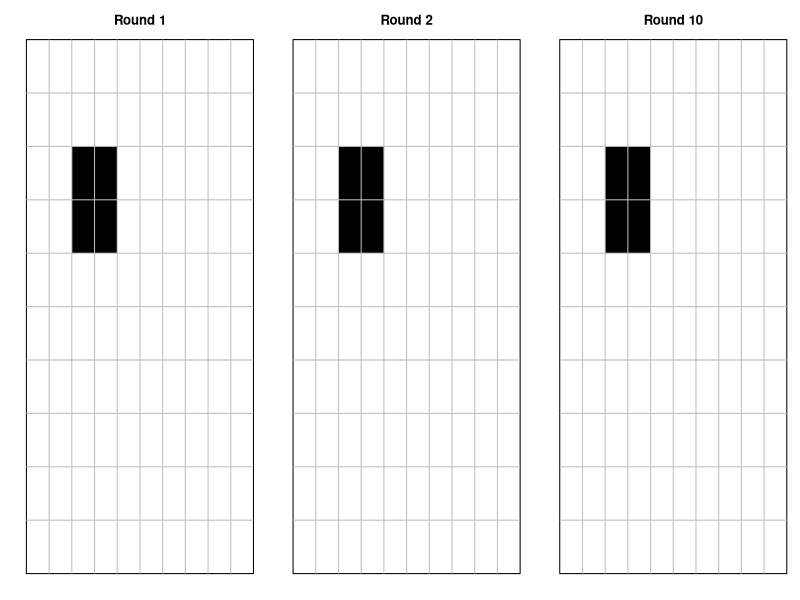

This chart was generated by the following R code:
count_neighbors <- function(grid) {
  n <- nrow(grid)
  m <- ncol(grid)
  neighbors <- matrix(0, nrow = n, ncol = m)
  
  for (r in 1:n) {
    for (c in 1:m) {
      # With wrapping
      r_indices <- ((r + c(-1, 0, 1) - 1) %% n) + 1
      c_indices <- ((c + c(-1, 0, 1) - 1) %% m) + 1
      
      sub_grid <- grid[r_indices, c_indices]
      neighbors[r, c] <- sum(sub_grid) - grid[r, c]
    }
  }
  return(neighbors)
}

step_game <- function(grid) {
  neighbors <- count_neighbors(grid)
  new_grid <- grid
  
  new_grid[grid == 1 & (neighbors < 2 | neighbors > 3)] <- 0
  new_grid[grid == 0 & neighbors == 3] <- 1
  
  return(new_grid)
}

plot_grid <- function(grid, title) {
  n <- nrow(grid)
  image(1:n, 1:n, t(grid[n:1, ]), 
        col = c("white", "black"), 
        axes = FALSE, 
        xlab = "", ylab = "", 
        main = title)
  box()
  grid(nx = n, ny = n, col = "gray", lty = 1)
}
grid_size <- 10
grid <- matrix(0, nrow = grid_size, ncol = grid_size)

# Different starting objects, choose one in live_coords
square <- matrix(c(3,3,3,4,4,3,4,4), ncol = 2, byrow = TRUE)
blinker <- matrix(c(4,4,5,4,6,4), ncol = 2, byrow = TRUE)
complex <- matrix(c(8,2,7,4,8,4, 5,3,5,4,5,5,7,2,7,3,7,4,8,3), ncol = 2, byrow = TRUE)
live_coords <- square
grid[live_coords] <- 1

history <- list()
history[[1]] <- grid

for (round in 2:10) {
  grid <- step_game(grid)
  history[[round]] <- grid
}

par(mfrow = c(1, 3), mar = c(2, 2, 3, 1))
plot_grid(history[[1]],  "Round 1")
plot_grid(history[[2]],  "Round 2")
plot_grid(history[[10]], "Round 10")
par(mfrow = c(1, 1))
